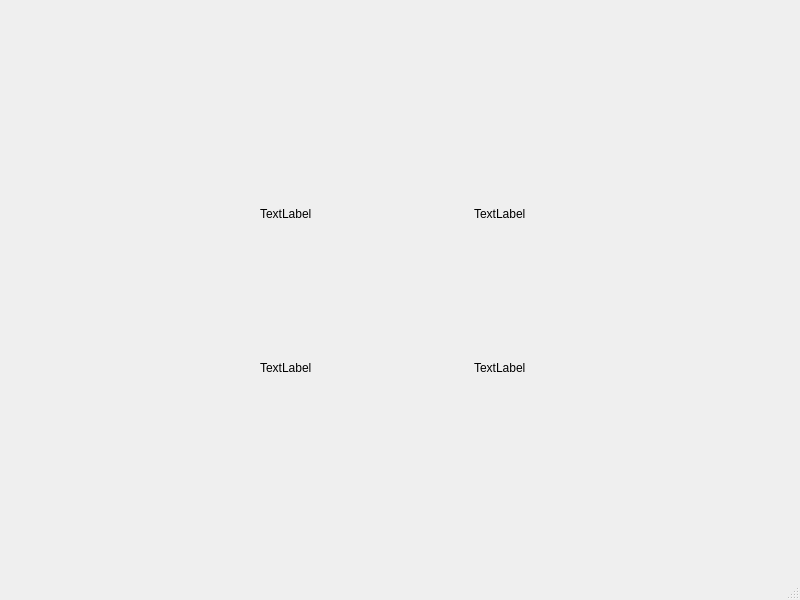
<?xml version="1.0" encoding="UTF-8"?>
<ui version="4.0">
 <class>MainWindow</class>
 <widget class="QMainWindow" name="MainWindow">
  <property name="geometry">
   <rect>
    <x>0</x>
    <y>0</y>
    <width>800</width>
    <height>600</height>
   </rect>
  </property>
  <property name="windowTitle">
   <string>MainWindow</string>
  </property>
  <widget class="QWidget" name="centralwidget">
   <widget class="QWidget" name="gridLayoutWidget">
    <property name="geometry">
     <rect>
      <x>260</x>
      <y>140</y>
      <width>421</width>
      <height>301</height>
     </rect>
    </property>
    <layout class="QGridLayout" name="gridLayout">
     <item row="1" column="0">
      <widget class="QLabel" name="label_2">
       <property name="text">
        <string>TextLabel</string>
       </property>
      </widget>
     </item>
     <item row="0" column="0">
      <widget class="QLabel" name="label">
       <property name="text">
        <string>TextLabel</string>
       </property>
      </widget>
     </item>
     <item row="0" column="1">
      <widget class="QLabel" name="label_3">
       <property name="text">
        <string>TextLabel</string>
       </property>
      </widget>
     </item>
     <item row="1" column="1">
      <layout class="QHBoxLayout" name="horizontalLayout">
       <item>
        <widget class="QLabel" name="label_4">
         <property name="text">
          <string>TextLabel</string>
         </property>
        </widget>
       </item>
      </layout>
     </item>
    </layout>
   </widget>
  </widget>
  <widget class="QMenuBar" name="menubar">
   <property name="geometry">
    <rect>
     <x>0</x>
     <y>0</y>
     <width>800</width>
     <height>21</height>
    </rect>
   </property>
  </widget>
  <widget class="QStatusBar" name="statusbar"/>
 </widget>
 <resources/>
 <connections/>
</ui>
